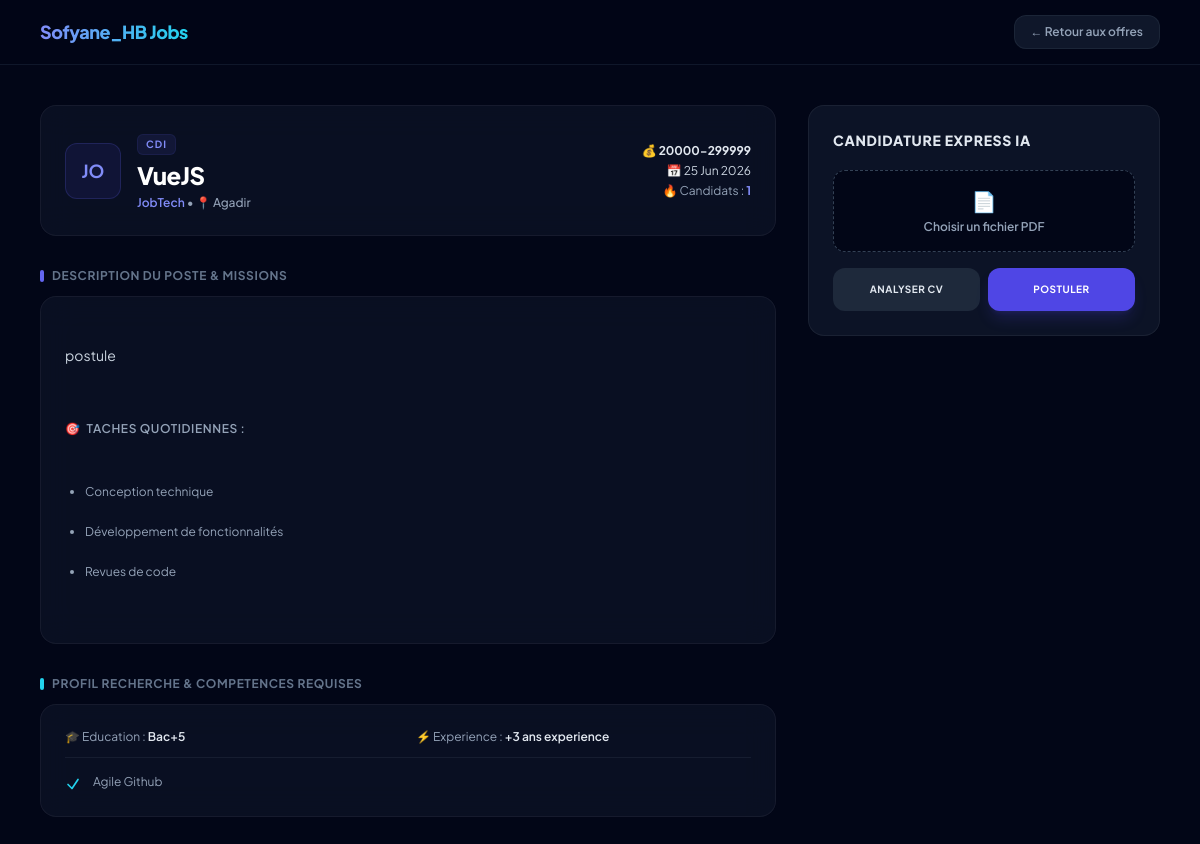
Screenshot of /jobs/job_details.php?id=6 with the database file from the repository.
### tables this page shows
CREATE TABLE `jobs` (
  `id` int(11) NOT NULL,
  `company_id` int(11) NOT NULL,
  `title` varchar(150) NOT NULL,
  `description` text NOT NULL,
  `location` varchar(100) NOT NULL,
  `type` enum('full-time','part-time','remote','internship') DEFAULT 'full-time',
  `salary` varchar(50) DEFAULT NULL,
  `created_at` timestamp NOT NULL DEFAULT current_timestamp(),
  `category` varchar(100) DEFAULT NULL,
  `experience_level` enum('Junior','Mid-Level','Senior') DEFAULT NULL,
  `required_language` varchar(255) DEFAULT NULL,
  `skills` text DEFAULT NULL,
  `company_logo` varchar(255) DEFAULT NULL,
  `education` varchar(255) DEFAULT NULL,
  `experience` varchar(255) DEFAULT NULL,
  `tech_stack` varchar(255) DEFAULT NULL,
  `requirements` text DEFAULT NULL,
  `Tasks` text DEFAULT NULL,
  `status` enum('active','paused','closed') NOT NULL DEFAULT 'active'
);

### jobs/job_details.php (the view, shortened to what this page needs)
<?php
require_once "../config/db.php";
$id = isset($_GET['id']) ? (int)$_GET['id'] : 0;
$job = null;
try {
    if (isset($pdo)) {
        $stmt = $pdo->prepare("
            SELECT j.*,
                   COALESCE(c.company_name, 'Entreprise Partner') as company_name,
                   c.logo,
                   (SELECT COUNT(id) FROM applications WHERE job_id = j.id) as applicants_count
            FROM jobs j
            LEFT JOIN companies c ON j.company_id = c.id
            WHERE j.id = ? LIMIT 1
        ");
        $stmt->execute([$id]);
        $db_job = $stmt->fetch(PDO::FETCH_ASSOC);
        if ($db_job) {
            $job = [
                'id' => $db_job['id'],
                'title' => $db_job['title'],
                'company' => $db_job['company_name'],
                'location' => $db_job['location'],
                'type' => $db_job['type'],
                'salary' => $db_job['salary'],
                'description' => $db_job['description'],
                'logo' => $db_job['logo'],
                'applicants' => $db_job['applicants_count'],
                'education' => !empty($db_job['education']) ? $db_job['education'] : 'Bac+3 / Bac+5',
                'experience' => !empty($db_job['experience']) ? $db_job['experience'] : 'Junior / Senior',
                'created_at' => isset($db_job['created_at']) ? date('d M Y', strtotime($db_job['created_at'])) : 'Récemment',
                'requirements' => !empty($db_job['requirements']) ? explode(',', $db_job['requirements']) : ['Maîtrise de la stack technique', 'Autonomie et rigueur'],
                'tasks' => !empty($db_job['Tasks']) ? explode(',', $db_job['Tasks']) : ["Conception technique", "Développement de fonctionnalités", "Revues de code"],
                'skills' => !empty($db_job['skills']) ? $db_job['skills'] : '',
            ];
        }
    }
} catch (PDOException $e) {
    error_log("Erreur chargement offre: " . $e->getMessage());
}
$display_type = $job['type'];
if (in_array(strtolower($job['type']), ['full-time', 'cdi'])) $display_type = 'CDI';
?>
<!DOCTYPE html>
<html lang="fr" class="scroll-smooth">
<head>
    <script src="https://cdn.tailwindcss.com"></script>
</head>
<body class="bg-slate-950 text-slate-100 min-h-screen pb-24 selection:bg-indigo-500 selection:text-white">
    <nav class="border-b border-slate-900 bg-slate-950/80 backdrop-blur-md sticky top-0 z-50">
        <div class="max-w-6xl mx-auto px-4 h-16 flex items-center justify-between">
            <a href="index.php" class="font-extrabold text-transparent bg-gradient-to-r from-indigo-400 to-cyan-400 bg-clip-text text-lg tracking-tight">
            </a>
            <a href="index.php" class="text-xs font-semibold text-slate-400 hover:text-slate-200 transition bg-slate-900 border border-slate-800/80 px-4 py-2 rounded-xl">
                &larr; Retour aux offres
            </a>
        </div>
    </nav>
    <main class="max-w-6xl mx-auto px-4 mt-10">
        <div class="grid grid-cols-1 lg:grid-cols-3 gap-8 items-start">
            <div class="lg:col-span-2 space-y-8">
                <div class="p-6 glass rounded-2xl relative overflow-hidden">
                    <div class="flex flex-col md:flex-row md:items-center justify-between gap-4">
                        <div class="flex items-center gap-4">
                            <div class="w-14 h-14 bg-indigo-600/10 border border-indigo-500/20 text-indigo-400 rounded-xl flex items-center justify-center font-bold text-lg uppercase shrink-0">
                                <?php echo strtoupper(substr($job['company'], 0, 2)); ?>
                            </div>
                            <div>
                                <span class="inline-flex items-center text-[10px] font-bold uppercase tracking-widest px-2 py-0.5 rounded-md bg-indigo-500/10 text-indigo-400 border border-indigo-500/10">
                                    <?php echo htmlspecialchars($display_type); ?>
                                </span>
                                <h1 class="text-xl md:text-2xl font-extrabold mt-1 text-white tracking-tight"><?php echo htmlspecialchars($job['title']); ?></h1>
                                <p class="text-xs text-slate-400 mt-1 font-medium">
                                    <span class="text-indigo-400 font-semibold"><?php echo htmlspecialchars($job['company']); ?></span> &bull; &#128205; <?php echo htmlspecialchars($job['location']); ?>
                                </p>
                            </div>
                        </div>
                        <div class="text-left md:text-right text-xs text-slate-400 space-y-1 border-t md:border-t-0 pt-3 md:pt-0 border-slate-800">
                            <div>&#128176; <span class="text-slate-200 font-bold"><?php echo htmlspecialchars($job['salary']); ?></span></div>
                            <div>&#128197; <span class="text-slate-300"><?php echo htmlspecialchars($job['created_at']); ?></span></div>
                            <div>&#128293; Candidats : <span class="text-indigo-400 font-bold"><?php echo (int)$job['applicants']; ?></span></div>
                        </div>
                    </div>
                </div>
                <div class="space-y-3">
                    <h2 class="text-xs font-bold uppercase tracking-wider text-slate-500 flex items-center gap-2">
                        <span class="w-1 h-3 bg-indigo-500 rounded-full"></span>
                        Description du poste & missions
                    </h2>
                    <div class="text-slate-300 text-sm leading-relaxed glass p-6 rounded-2xl whitespace-pre-line">
                        <p class="mb-4"><?php echo htmlspecialchars($job['description']); ?></p>
                        <div class="mt-4 font-semibold flex items-center gap-1.5 text-xs uppercase tracking-wider text-slate-400">
                            <span>&#127919;</span> Taches quotidiennes :
                        </div>
                        <ul class="list-disc pl-5 mt-2 space-y-2 text-xs text-slate-400">
                            <?php foreach($job['tasks'] as $task): ?>
                                <li><?php echo htmlspecialchars($task); ?></li>
                            <?php endforeach; ?>
                        </ul>
                    </div>
                </div>
                <div class="space-y-3">
                    <h2 class="text-xs font-bold uppercase tracking-wider text-slate-500 flex items-center gap-2">
                        <span class="w-1 h-3 bg-cyan-400 rounded-full"></span>
                        Profil recherche & competences requises
                    </h2>
                    <div class="glass rounded-2xl p-6 space-y-4">
                        <div class="grid grid-cols-1 md:grid-cols-2 gap-4 pb-3 border-b border-slate-800/60 text-xs">
                            <div>&#127891; <span class="text-slate-400">Education :</span> <span class="text-slate-200 font-semibold"><?php echo htmlspecialchars($job['education']); ?></span></div>
                            <div>&#9889; <span class="text-slate-400">Experience :</span> <span class="text-slate-200 font-semibold"><?php echo htmlspecialchars($job['experience']); ?></span></div>
                        </div>
                        <div class="space-y-2.5">
                            <?php foreach ($job['requirements'] as $req): ?>
                                <div class="flex items-start gap-3 text-xs text-slate-400">
                                    <svg class="w-4 h-4 text-cyan-400 mt-0.5 shrink-0" fill="none" stroke="currentColor" stroke-width="2.5" viewBox="0 0 24 24">
                                        <path stroke-linecap="round" stroke-linejoin="round" d="M4.5 12.75l6 6 9-13.5"></path>
                                    </svg>
                                    <span><?php echo htmlspecialchars(trim($req)); ?></span>
                                </div>
                            <?php endforeach; ?>
                        </div>
                    </div>
                </div>
            </div>
            <div class="lg:col-span-1 lg:sticky lg:top-24 space-y-5">
                <div class="p-6 glass-strong rounded-2xl space-y-5">
                    <h3 class="font-extrabold text-sm text-slate-200 uppercase tracking-wider">Candidature express IA</h3>
                    <form method="POST" enctype="multipart/form-data" class="space-y-4" id="applicationForm">
                        <div>
                            <div class="relative group cursor-pointer border border-dashed border-slate-700 hover:border-indigo-500/50 bg-slate-950 rounded-xl p-4 text-center transition">
                                <div class="space-y-1">
                                    <div class="text-xl" id="uploadIcon">&#128196;</div>
                                    <div class="text-xs font-semibold text-slate-400 group-hover:text-slate-200 transition" id="fileNameDisplay">Choisir un fichier PDF</div>
                                </div>
                            </div>
                        </div>
                        <div class="grid grid-cols-2 gap-2">
                            <button type="submit" name="action" value="analyze" class="bg-slate-800 hover:bg-slate-700 font-bold uppercase tracking-wider text-[10px] rounded-xl py-3.5 text-slate-200 transition">
                                Analyser CV
                            </button>
                            <button type="submit" name="action" value="apply" class="bg-indigo-600 hover:bg-indigo-500 font-bold uppercase tracking-wider text-[10px] rounded-xl py-3.5 text-white shadow-lg shadow-indigo-600/20 transition">
                                Postuler
                            </button>
                        </div>
                    </form>
                </div>
            </div>
        </div>
    </main>
</body>
</html>

### jobs/job_details.php (style rules this page uses)
body { font-family: 'Plus Jakarta Sans', sans-serif; }
.glass { background: rgba(15, 23, 42, 0.6); backdrop-filter: blur(16px); border: 1px solid rgba(255,255,255,0.05); }
.glass-strong { background: rgba(15, 23, 42, 0.85); backdrop-filter: blur(20px); border: 1px solid rgba(255,255,255,0.06); }

### rows the page displays
jobs: type "CDI", title "VueJS", location "Agadir", salary "20000-299999", description "postule", education "Bac+5", experience "+3 ans experience"

### other values shown
substr($job['company'], 0, 2) "JO"
$job['company'] "JobTech"
$job['created_at'] "25 Jun 2026"
$job['applicants'] "1"
$task "Conception technique"
$task "Développement de fonctionnalités"
$task "Revues de code"
$req "Agile Github"
